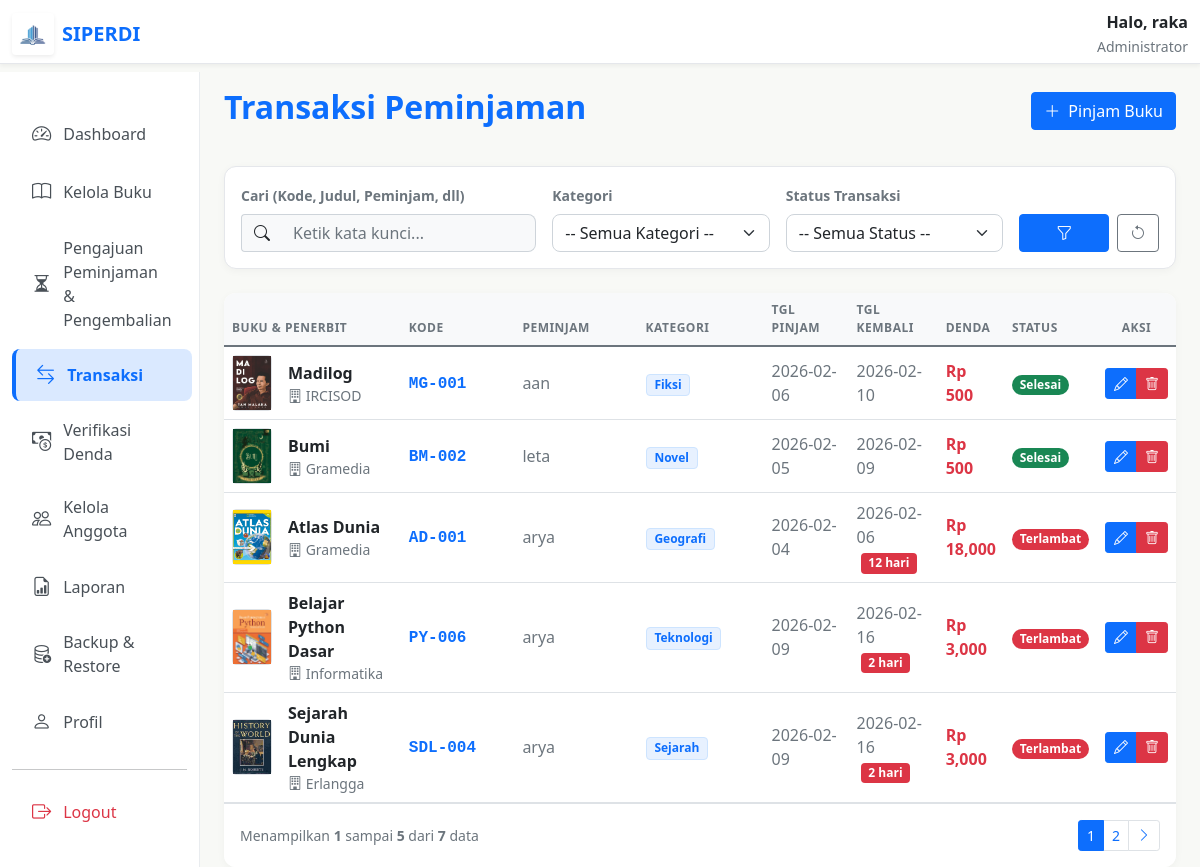
The page /admin/transaksi/transaksi.php (signed in) on the database its author committed.
### tables this page shows
CREATE TABLE `users` (
  `id` int NOT NULL AUTO_INCREMENT,
  `username` varchar(50) NOT NULL,
  `password` varchar(255) NOT NULL,
  `level` enum('admin','user') NOT NULL,
  `created_at` timestamp NULL DEFAULT CURRENT_TIMESTAMP,
  `kelas` varchar(50) DEFAULT NULL,
  `alamat` text,
  `tanggal_lahir` date DEFAULT NULL,
  `status` enum('pending','aktif') DEFAULT 'pending',
  PRIMARY KEY (`id`),
  UNIQUE KEY `username` (`username`)
);

CREATE TABLE `transaksi` (
  `id` int NOT NULL AUTO_INCREMENT,
  `id_buku` int DEFAULT NULL,
  `kode_spesifik` varchar(50) DEFAULT NULL,
  `nama_peminjam` varchar(100) DEFAULT NULL,
  `tanggal_pinjam` date NOT NULL,
  `tanggal_kembali` date DEFAULT NULL,
  `status` enum('dipinjam','terlambat','kembali','pending_payment') DEFAULT 'dipinjam',
  `denda` int DEFAULT '0',
  PRIMARY KEY (`id`)
);

CREATE TABLE `detail_buku` (
  `id_buku` int NOT NULL,
  `kode_buku` varchar(50) DEFAULT NULL,
  `deskripsi` text,
  `kategori` varchar(50) DEFAULT NULL,
  `gambar` varchar(255) DEFAULT NULL,
  `created_at` timestamp NULL DEFAULT CURRENT_TIMESTAMP,
  PRIMARY KEY (`id_buku`),
  CONSTRAINT `fk_detail_buku` FOREIGN KEY (`id_buku`) REFERENCES `buku` (`id`) ON DELETE CASCADE
);

CREATE TABLE `buku` (
  `id` int NOT NULL AUTO_INCREMENT,
  `judul` varchar(150) NOT NULL,
  `penulis` varchar(200) DEFAULT NULL,
  `penerbit` varchar(150) DEFAULT NULL,
  `tahun` year NOT NULL,
  `stok` int NOT NULL,
  `created_at` timestamp NULL DEFAULT CURRENT_TIMESTAMP,
  PRIMARY KEY (`id`)
);

### admin/transaksi/transaksi.php (the view, shortened to what this page needs)
<?php
include __DIR__ . "/../../config/database.php";
 $denda_per_hari = 1500;
 $limit = 5;
 $page = isset($_GET['page']) ? (int)$_GET['page'] : 1;
 $start = ($page > 1) ? ($page * $limit) - $limit : 0;
 $search = isset($_GET['search']) ? mysqli_real_escape_string($conn, $_GET['search']) : '';
 $filter_status = isset($_GET['status']) ? $_GET['status'] : '';
 $filter_kategori = $_GET['kategori'] ?? '';
 $query_count = "
    SELECT COUNT(*) as total
    FROM transaksi
    JOIN buku ON transaksi.id_buku = buku.id
    LEFT JOIN detail_buku ON buku.id = detail_buku.id_buku
    WHERE 1=1";
 $result_count = mysqli_query($conn, $query_count);
 $row_count = mysqli_fetch_assoc($result_count);
 $total_data = $row_count['total'];
 $total_pages = ceil($total_data / $limit);
 $transaksi = mysqli_query($conn, "
    SELECT transaksi.*, buku.judul, detail_buku.gambar, buku.penerbit, detail_buku.kategori
    FROM transaksi
    JOIN buku ON transaksi.id_buku = buku.id
    LEFT JOIN detail_buku ON buku.id = detail_buku.id_buku
    WHERE 1=1
    " . (!empty($search) ? " AND (buku.judul LIKE '%$search%' OR transaksi.nama_peminjam LIKE '%$search%' OR buku.penerbit LIKE '%$search%' OR detail_buku.kategori LIKE '%$search%' OR transaksi.kode_spesifik LIKE '%$search%')" : "") . "
    " . (!empty($filter_kategori) ? " AND detail_buku.kategori = '$filter_kategori'" : "") . "
    " . (
  !empty($filter_status) ?
  (
    $filter_status == 'terlambat' ?
    " AND transaksi.status = 'dipinjam' AND transaksi.tanggal_kembali < CURDATE()" : (
      $filter_status == 'dipinjam' ?
      " AND transaksi.status = 'dipinjam' AND (transaksi.tanggal_kembali >= CURDATE() OR transaksi.tanggal_kembali IS NULL)" :
      " AND transaksi.status = '$filter_status'"
    )
  )
  : ""
) . "
    ORDER BY transaksi.id DESC
    LIMIT $start, $limit
");
 $admin_name = $_SESSION['username'] ?? $_SESSION['nama'] ?? 'Admin';
if ($admin_name === 'Admin' && isset($_SESSION['id'])) {
  $query_user = mysqli_query($conn, "SELECT username FROM users WHERE id = " . (int)$_SESSION['id']);
  $data_user = mysqli_fetch_assoc($query_user);
  if ($data_user) {
    $admin_name = $data_user['username'];
  }
}
?>
<!DOCTYPE html>
<html lang="id">
<head>
  <link href="../../asset/css/bootstrap.min.css" rel="stylesheet">
  <link rel="stylesheet" href="../../asset/font/bootstrap-icons.css">
</head>
<body>
  <nav class="navbar navbar-custom fixed-top">
    <div class="container-fluid">
      <a class="navbar-brand d-flex align-items-center text-primary fw-bold" href="#" style="color: var(--primary-blue) !important; text-decoration: none;">
        <div class="bg-white rounded p-2 shadow-sm d-flex align-items-center justify-content-center me-2" style="width: 42px; height: 42px;">
          <img src="../../asset/img/logo.png" alt="Logo" style="width: 100%; height: 100%; object-fit: contain;">
        </div>
        <span class="fs-5">SIPERDI</span>
      </a>
      <div class="d-none d-md-block text-end">
        <div class="fw-bold text-dark">Halo, <?= htmlspecialchars($admin_name) ?></div>
        <small class="text-muted">Administrator</small>
      </div>
    </div>
  </nav>
  <div class="container-fluid pt-5 mt-4">
    <div class="row">
      <nav class="col-md-3 col-lg-2 d-md-block sidebar collapse show">
        <div class="position-sticky pt-3">
          <ul class="nav flex-column">
            <li class="nav-item"><a class="nav-link" href="../kelola-buku/dashboard.php"><i class="bi bi-speedometer2"></i> Dashboard</a></li>
            <li class="nav-item"><a class="nav-link" href="../kelola-buku/kelola_buku.php"><i class="bi bi-book"></i> Kelola Buku</a></li>
            <li class="nav-item">
              <a class="nav-link " href="../pengajuan/pengajuan_peminjaman.php">
                <i class="bi bi-hourglass-split"></i> Pengajuan Peminjaman & Pengembalian
              </a>
            </li>
            <li class="nav-item"><a class="nav-link active" aria-current="page" href="transaksi.php"><i class="bi bi-arrow-left-right"></i> Transaksi</a></li>
            <li class="nav-item">
              <a class="nav-link" href="../denda/verifikasi_denda.php">
                <i class="bi bi-cash-coin"></i> Verifikasi Denda
              </a>
            </li>
            <li class="nav-item"><a class="nav-link" href="../kelola-anggota/anggota.php"><i class="bi bi-people"></i> Kelola Anggota</a></li>
            <li class="nav-item"><a class="nav-link" href="../laporan/laporan.php"><i class="bi bi-file-earmark-bar-graph"></i> Laporan</a></li>
            <li class="nav-item"><a class="nav-link" href="../backup/backup.php"><i class="bi bi-database-add"></i> Backup & Restore</a></li>
            <li class="nav-item"><a class="nav-link" href="../profil/profil.php"><i class="bi bi-person"></i> Profil</a></li>
          </ul>
          <hr>
          <div class="nav-item"><a class="nav-link btn-logout" href="../konfirmasi_logout.php"><i class="bi bi-box-arrow-right"></i> Logout</a></div>
        </div>
      </nav>
      <main class="col-md-9 ms-sm-auto col-lg-10 px-md-4">
        <div class="d-flex justify-content-between flex-wrap flex-md-nowrap align-items-center pt-3 pb-2 mb-4">
          <h2 class="fw-bold" style="color: var(--primary-blue);">Transaksi Peminjaman</h2>
          <button type="button" class="btn btn-primary" data-bs-toggle="modal" data-bs-target="#modalTambah">
            <i class="bi bi-plus-lg me-1"></i> Pinjam Buku
          </button>
        </div>
        <div class="card card-custom p-3 mb-4">
          <form method="get">
            <div class="row g-3">
              <div class="col-md-4">
                <label class="form-label small fw-bold text-muted">Cari (Kode, Judul, Peminjam, dll)</label>
                <div class="input-group">
                  <span class="input-group-text bg-light border-end-0"><i class="bi bi-search"></i></span>
                  <input type="text" name="search" value="<?= htmlspecialchars($search) ?>" class="form-control border-start-0 bg-light" placeholder="Ketik kata kunci...">
                </div>
              </div>
              <div class="col-md-3">
                <label class="form-label small fw-bold text-muted">Kategori</label>
                <select name="kategori" class="form-select">
                  <option value="">-- Semua Kategori --</option>
                </select>
              </div>
              <div class="col-md-3">
                <label class="form-label small fw-bold text-muted">Status Transaksi</label>
                <select name="status" class="form-select">
                  <option value="">-- Semua Status --</option>
                </select>
              </div>
              <div class="col-md-2 d-flex align-items-end gap-2">
                <button type="submit" class="btn btn-primary flex-grow-1"><i class="bi bi-funnel"></i></button>
                <a href="transaksi.php" class="btn btn-outline-secondary"><i class="bi bi-arrow-counterclockwise"></i></a>
              </div>
            </div>
          </form>
        </div>
        <div class="card card-custom border-0 overflow-hidden">
          <div class="table-responsive">
            <table class="table table-hover align-middle mb-0">
              <thead>
                <tr>
                  <th width="20%">Buku & Penerbit</th>
                  <th width="15%">Kode</th>
                  <th width="15%">Peminjam</th>
                  <th width="15%">Kategori</th>
                  <th width="10%">Tgl Pinjam</th>
                  <th width="10%">Tgl Kembali</th>
                  <th width="5%">Denda</th>
                  <th width="5%">Status</th>
                  <th width="5%" class="text-center">Aksi</th>
                </tr>
              </thead>
              <tbody>
                <?php
                if (mysqli_num_rows($transaksi) > 0) {
                  while ($t = mysqli_fetch_assoc($transaksi)) {
                    $display_status = $t['status'];
                    $is_late = false;
                    $denda_total = 0;
                    $denda_badge = '';
                    if ($display_status == 'dipinjam' && !empty($t['tanggal_kembali'])) {
                      $today_timestamp = time();
                      $due_timestamp = strtotime($t['tanggal_kembali'] . ' 23:59:59');
                      if ($today_timestamp > $due_timestamp) {
                        $is_late = true;
                        $selisih_detik = $today_timestamp - $due_timestamp;
                        $selisih_hari = ceil($selisih_detik / (60 * 60 * 24));
                        $denda_total = $selisih_hari * $denda_per_hari;
                        $denda_badge = '<span class="badge bg-danger text-white ms-1">' . $selisih_hari . ' hari</span>';
                      }
                    }
                    if ($display_status == 'pending_pinjam') {
                      $badgeClass = 'bg-warning text-dark';
                      $status_label = "Pending Pinjam";
                    } elseif ($display_status == 'pending_kembali') {
                      $badgeClass = 'bg-info text-dark';
                      $status_label = "Pending Kembali";
                    } elseif ($is_late) {
                      $badgeClass = 'bg-danger text-white';
                      $status_label = "Terlambat";
                    } elseif ($display_status == 'pending_payment') {
                      $badgeClass = 'bg-warning text-dark';
                      $status_label = "Menunggu Bayar";
                    } elseif ($display_status == 'kembali') {
                      $badgeClass = 'bg-success text-white';
                      $status_label = "Selesai";
                    } else {
                      $badgeClass = 'bg-primary text-white';
                      $status_label = "Dipinjam";
                    }
                    $tampil_kode = $t['kode_spesifik'] ?? '-';
                    $penerbit = $t['penerbit'] ?? '-';
                    $kategori = $t['kategori'] ?: '-';
                ?>
                    <tr>
                      <td>
                        <div class="d-flex align-items-center">
                          <div class="bg-light rounded border d-flex align-items-center justify-content-center me-3" style="width: 40px; height: 56px; flex-shrink: 0;">
                            <?php if (!empty($t['gambar'])): ?>
                              <img src="../../uploads/<?= $t['gambar'] ?>" class="img-fluid" style="width: 100%; height: 100%; object-fit: cover;" alt="<?= htmlspecialchars($t['judul']) ?>">
                            <?php else: ?>
                              <i class="bi bi-book text-muted" style="font-size: 1.5rem;"></i>
                            <?php endif; ?>
                          </div>
                          <div>
                            <div class="fw-bold text-dark"><?= $t['judul'] ?></div>
                            <div class="small text-muted"><i class="bi bi-building"></i> <?= $penerbit ?></div>
                          </div>
                        </div>
                      </td>
                      <td><span class="font-monospace text-primary fw-bold"><?= $tampil_kode ?></span></td>
                      <td class="text-muted fw-medium"><?= $t['nama_peminjam'] ?></td>
                      <td><span class="badge badge-kategori"><?= $kategori ?></span></td>
                      <td class="text-muted"><?= $t['tanggal_pinjam'] ?></td>
                      <td class="text-muted">
                        <?= $t['tanggal_kembali'] ?? '-' ?>
                        <?= $denda_badge ?>
                      </td>
                      <td>
                        <div class="text-danger fw-bold">
                          <?php
                          if ($is_late) {
                            echo 'Rp ' . number_format($denda_total);
                          } elseif ($display_status == 'kembali' && (int)$t['denda'] > 0) {
                            echo 'Rp ' . number_format($t['denda']);
                          } else {
                            echo '-';
                          }
                          ?>
                        </div>
                      </td>
                      <td>
                        <span class="badge badge-status <?= $badgeClass ?>"><?= $status_label ?></span>
                      </td>
                      <td class="text-center">
                        <div class="btn-group" role="group">
                          <button onclick="openModalEdit(<?= $t['id'] ?>, '<?= $t['id_buku'] ?>', '<?= addslashes($t['nama_peminjam']) ?>', '<?= $t['tanggal_pinjam'] ?>', '<?= $t['status'] ?>', '<?= $t['tanggal_kembali'] ?? '' ?>', '<?= $t['kode_spesifik'] ?>')" class="btn btn-sm btn-primary" title="Edit">
                            <i class="bi bi-pencil"></i>
                          </button>
                          <a href="hapus_transaksi.php?id=<?= $t['id'] ?>" onclick="return confirm('Hapus transaksi ini?')" class="btn btn-sm btn-danger" title="Hapus">
                            <i class="bi bi-trash"></i>
                          </a>
                        </div>
                      </td>
                    </tr>
                  <?php }
                } ?>
              </tbody>
            </table>
          </div>
          <?php if ($total_pages > 1): ?>
            <div class="card-footer bg-white border-top py-3">
              <div class="d-flex justify-content-between align-items-center flex-wrap gap-2">
                <div class="text-muted small">
                  Menampilkan <strong><?= $start + 1 ?></strong> sampai <strong><?= min($start + $limit, $total_data) ?></strong> dari <strong><?= $total_data ?></strong> data
                </div>
                <nav aria-label="Page navigation">
                  <ul class="pagination pagination-sm mb-0">
                    <?php
                    $search_link = "search=$search&status=$filter_status&kategori=$filter_kategori";
                    ?>
                    <?php for ($i = 1; $i <= $total_pages; $i++): ?>
                      <li class="page-item <?= ($i == $page) ? 'active' : '' ?>">
                        <a class="page-link" href="?<?= $search_link ?>&page=<?= $i ?>"><?= $i ?></a>
                      </li>
                    <?php endfor; ?>
                    <?php if ($page < $total_pages): ?>
                      <li class="page-item"><a class="page-link" href="?<?= $search_link ?>&page=<?= $page + 1 ?>"><i class="bi bi-chevron-right"></i></a></li>
                    <?php endif; ?>
                  </ul>
                </nav>
              </div>
            </div>
          <?php endif; ?>
        </div>
      </main>
    </div>
  </div>
</body>
</html>

### rows shown on the page
users: username "raka"
transaksi: detail_buku.gambar (picture), id_buku.judul "Madilog", id_buku.penerbit "IRCISOD", kode_spesifik "MG-001", nama_peminjam "aan", detail_buku.kategori "Fiksi", tanggal_pinjam "2026-02-06", tanggal_kembali "2026-02-10", denda "500", status "Selesai"
transaksi: detail_buku.gambar (picture), id_buku.judul "Bumi", id_buku.penerbit "Gramedia", kode_spesifik "BM-002", nama_peminjam "leta", detail_buku.kategori "Novel", tanggal_pinjam "2026-02-05", tanggal_kembali "2026-02-09", denda "500", status "Selesai"
transaksi: detail_buku.gambar (picture), id_buku.judul "Atlas Dunia", id_buku.penerbit "Gramedia", kode_spesifik "AD-001", nama_peminjam "arya", detail_buku.kategori "Geografi", tanggal_pinjam "2026-02-04", tanggal_kembali "2026-02-06", tanggal_kembali "12", tanggal_kembali "18,000", status_label "Terlambat"
transaksi: detail_buku.gambar (picture), id_buku.judul "Belajar Python Dasar", id_buku.penerbit "Informatika", kode_spesifik "PY-006", nama_peminjam "arya", detail_buku.kategori "Teknologi", tanggal_pinjam "2026-02-09", tanggal_kembali "2026-02-16", tanggal_kembali "2", tanggal_kembali "3,000", status_label "Terlambat"
transaksi: detail_buku.gambar (picture), id_buku.judul "Sejarah Dunia Lengkap", id_buku.penerbit "Erlangga", kode_spesifik "SDL-004", nama_peminjam "arya", detail_buku.kategori "Sejarah", tanggal_pinjam "2026-02-09", tanggal_kembali "2026-02-16", tanggal_kembali "2", tanggal_kembali "3,000", status_label "Terlambat"

### other values the page prints
$start + 1 "1"
min($start + $limit, $total_data) "5"
$total_data "7"
